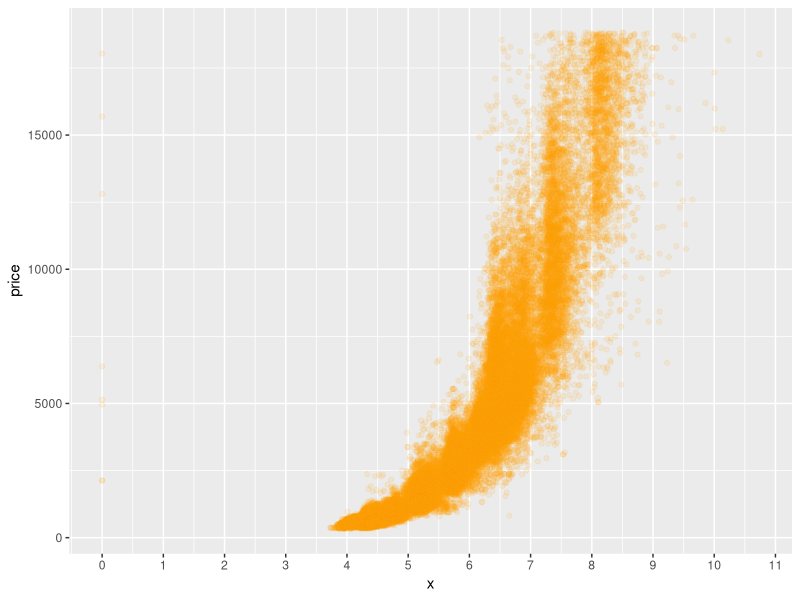
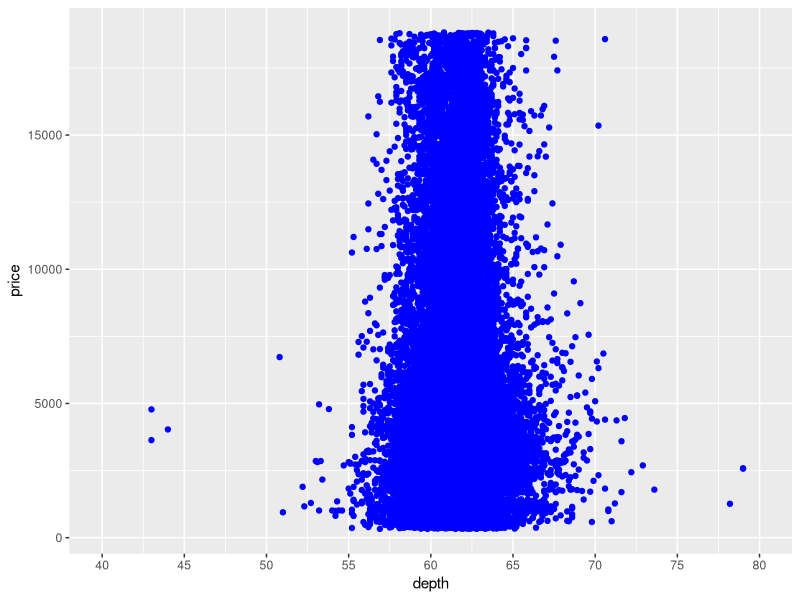
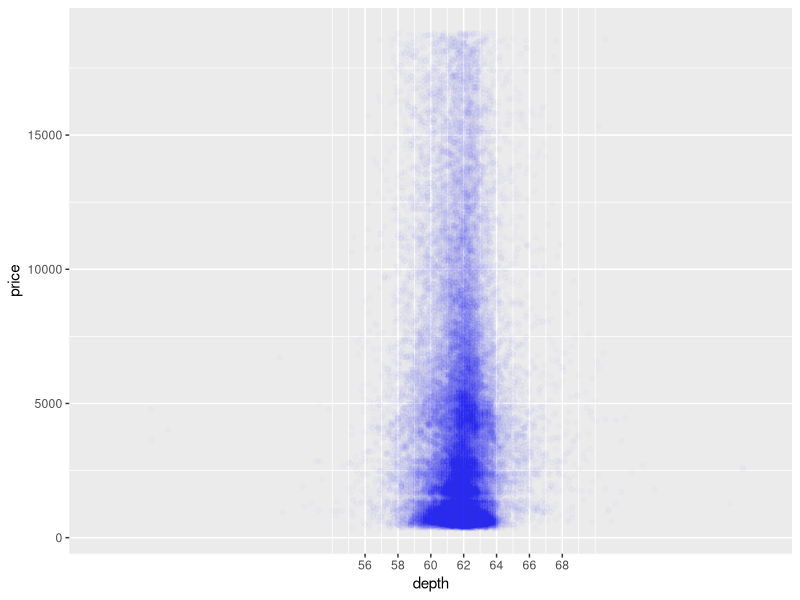
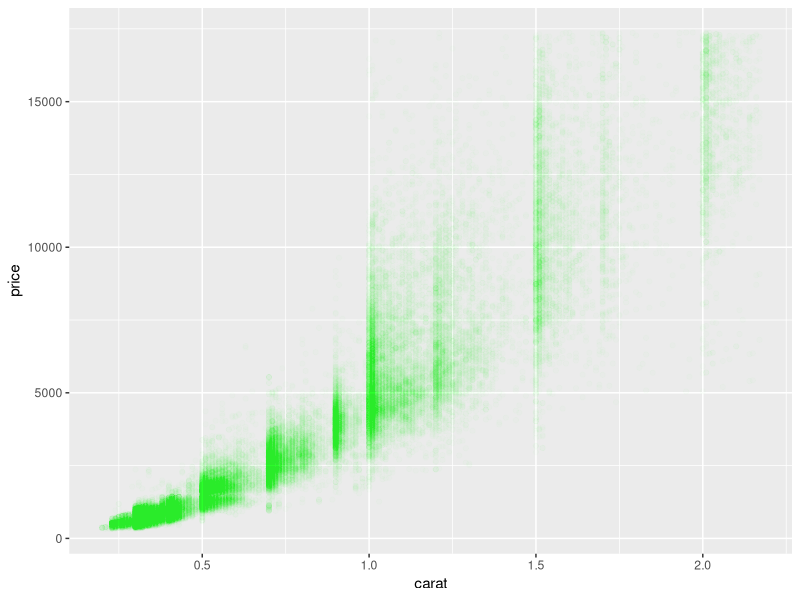
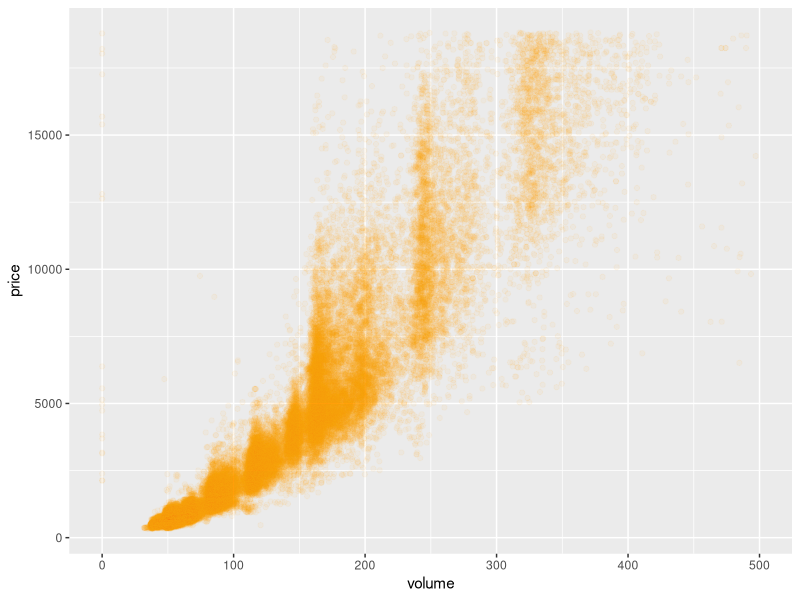
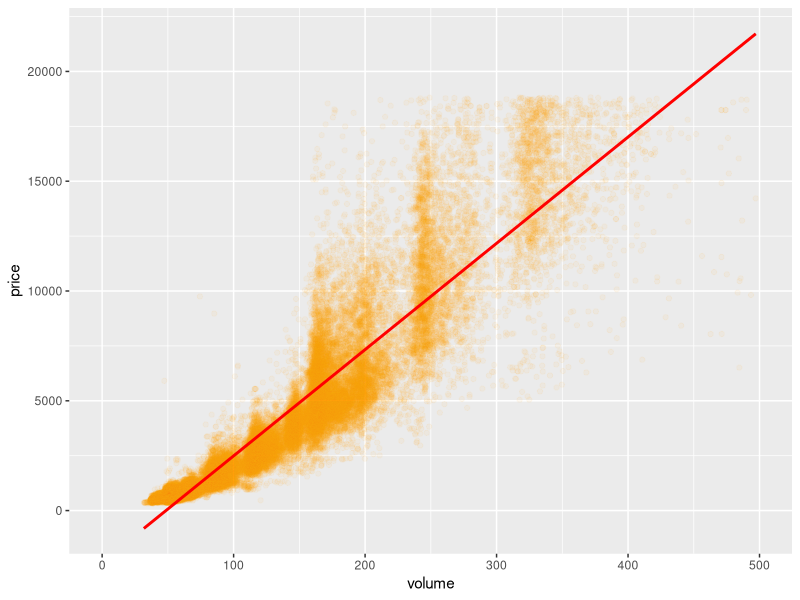
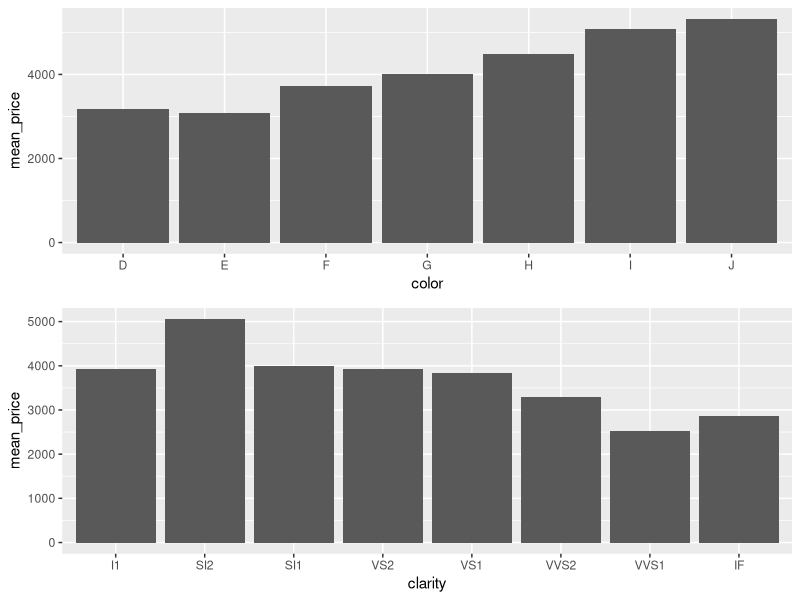
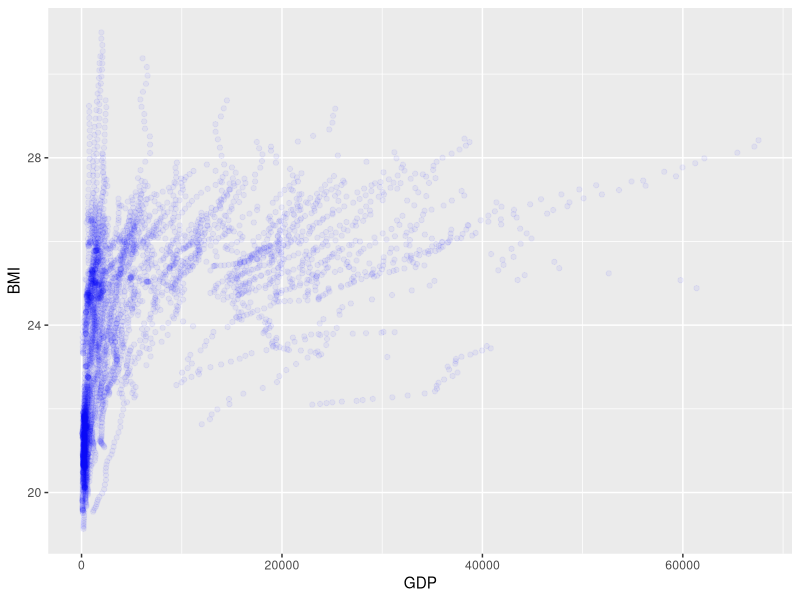

Generate these figures, in order, with R:
## ---- chunk 1

# Preamble - load the relevant data and libraries
library(ggplot2)
library(dplyr)
library(tidyr)

data(diamonds)
diamonds <- tbl_df(diamonds)

#Summarise data to find relevant axis limits
summary(diamonds$x)
summary(diamonds$price)

# Code for scatterplot
ggplot(data = diamonds,
       aes(x = x, y = price))+
  geom_point(alpha = 1/10, color = 'orange')+
  scale_x_continuous(breaks = seq(0,11,1))
## ---- chunk 2
with(diamonds, cor.test(x=x, y = price, method = 'pearson'))
with(diamonds, cor.test(x=y, y = price, method = 'pearson'))
with(diamonds, cor.test(x=z, y = price, method = 'pearson'))
## ---- chunk 3
ggplot(data = diamonds,
       aes(x = depth, y = price))+
  geom_point(color = 'blue')+
  scale_x_continuous(limits =c(40,80), breaks=seq(40,80,5))

summary(diamonds$depth)
## ---- chunk 4
ggplot(data = diamonds,
       aes(x = depth, y = price))+
  geom_point(alpha = 1/100, color = 'blue')+
  scale_x_continuous(limits =c(40,80), breaks=seq(56,68,2))
## ---- chunk 5
with(diamonds, cor.test(x=depth, y = price, method = 'pearson'))
## ---- chunk 6
ggplot(data = subset(diamonds, price < quantile(diamonds$price, probs = 0.99) & carat < quantile(diamonds$carat, probs = 0.99)),
       aes(x = carat, y = price))+
  geom_point(alpha = 1/100, color = 'green')
## ---- chunk 7
diamonds$volume <- diamonds$x * diamonds$y * diamonds$z

summary(diamonds$volume)
summary(diamonds$carat)

ggplot(diamonds, aes(x = volume, y = price))+
  geom_point(alpha = 1/20, color = 'orange')+
  scale_x_continuous(limits=c(0.0,500), breaks = seq(0,500,100))
## ---- chunk 8
with(subset(diamonds, volume != 0 & volume < 800), cor.test(x=volume, y=price, method = 'pearson'))
## ---- chunk 9
diamonds_wo_outliers <- subset(diamonds, volume != 0 & volume < 800)

ggplot(diamonds_wo_outliers, aes(x = volume, y = price))+
  geom_point(alpha = 1/20, color = 'orange')+
  scale_x_continuous(limits=c(0.0,500), breaks = seq(0,500,100))+
  geom_smooth(method="lm", color='red')
## ---- chunk 10
diamondsByClarity <- diamonds %>% 
  group_by(clarity) %>% 
  summarise(mean_price = mean(price), median_price = median(price), min_price = min(price), max_price = max(price), n = n()) %>% 
  arrange(clarity)
## ---- chunk 11
diamonds_by_clarity <- group_by(diamonds, clarity)
diamonds_mp_by_clarity <- summarise(diamonds_by_clarity, mean_price = mean(price))

diamonds_by_color <- group_by(diamonds, color)
diamonds_mp_by_color <- summarise(diamonds_by_color, mean_price = mean(price))

library(gridExtra)

p1 <- ggplot(data = diamonds_mp_by_color,
       aes(x = color, y = mean_price)
       )+
  geom_bar(stat="identity")

p2 <- ggplot(data = diamonds_mp_by_clarity,
       aes(x = clarity, y = mean_price)
       )+
  geom_bar(stat="identity")

grid.arrange(p1,p2, ncol = 1)
## ---- chunk 12
# Note - I'm assuming that the relevant libraries are already loaded by preceding code

## Load data into dataframes
GDP <- read.csv("GDPpercapitaconstant2000US.csv")
BMI <- read.csv("Indicator_BMI male ASM.csv")

GDP <- tbl_df(GDP)
BMI <- tbl_df(BMI)
## ---- chunk 13
## Tidy the BMI data by creating a date column
BMI <- BMI %>%
  gather(Year, value = BMI, -Country) %>% 
  mutate(Year = as.numeric(substr(Year,2,5)))
## ---- chunk 14
## Tidy the GDP data by creating a data column
GDP <- GDP %>%
  rename(Country = Income.per.person..fixed.2000.US..) %>%
    gather(Year, value = GDP, -Country) %>% 
  mutate(Year = as.numeric(substr(Year,2,5)))
## ---- chunk 15
## Merge the data together
BMI_GDP <- inner_join(BMI,GDP, by=c("Country","Year"))
## ---- chunk 16
## Delete empty observations
BMI_GDP <- BMI_GDP %>% 
  filter(!is.na(GDP))
## ---- chunk 17
ggplot(data = BMI_GDP, aes(x = GDP, y = BMI))+
  geom_point(alpha = 1/20, color = 'blue')
## ---- chunk 18
ggplot(data = BMI_GDP, aes(x = GDP, y = BMI))+
  geom_point(alpha = 1/20, color = 'blue')+
  scale_x_continuous(breaks = c(0,70000,5000), limits = c(50,15000))
## ---- chunk 19
with(BMI_GDP, cor.test(x=GDP,y=BMI), method = 'pearson')
## ---- chunk 20
ggplot(data = BMI_GDP, aes(x = log10(GDP), y = BMI))+
  geom_point(alpha = 1/20, color = 'blue')+
  scale_x_continuous(breaks = c(0,70000,5000))+
  geom_smooth(method = "lm", color = 'red')
## ---- chunk 21
with(BMI_GDP, cor.test(x=log10(GDP),y=BMI), method = 'pearson')
